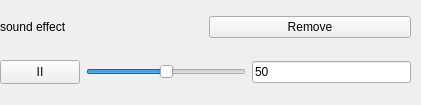
<?xml version="1.0" encoding="UTF-8"?>
<ui version="4.0">
 <class>SoundEffectForm</class>
 <widget class="QWidget" name="SoundEffectForm">
  <property name="geometry">
   <rect>
    <x>0</x>
    <y>0</y>
    <width>421</width>
    <height>105</height>
   </rect>
  </property>
  <property name="sizePolicy">
   <sizepolicy hsizetype="Preferred" vsizetype="Fixed">
    <horstretch>0</horstretch>
    <verstretch>0</verstretch>
   </sizepolicy>
  </property>
  <property name="windowTitle">
   <string>Form</string>
  </property>
  <widget class="QWidget" name="layoutWidget">
   <property name="geometry">
    <rect>
     <x>0</x>
     <y>0</y>
     <width>411</width>
     <height>101</height>
    </rect>
   </property>
   <layout class="QVBoxLayout" name="verticalLayout_2">
    <item>
     <layout class="QHBoxLayout" name="horizontalLayout_2">
      <item>
       <widget class="QLabel" name="labelSoundEffectName">
        <property name="text">
         <string>sound effect</string>
        </property>
       </widget>
      </item>
      <item>
       <widget class="QPushButton" name="buttonRemove">
        <property name="text">
         <string>Remove</string>
        </property>
       </widget>
      </item>
     </layout>
    </item>
    <item>
     <layout class="QHBoxLayout" name="horizontalLayout">
      <item>
       <widget class="QPushButton" name="buttonPlayPause">
        <property name="minimumSize">
         <size>
          <width>80</width>
          <height>24</height>
         </size>
        </property>
        <property name="text">
         <string>II</string>
        </property>
       </widget>
      </item>
      <item>
       <widget class="QSlider" name="sliderVolume">
        <property name="value">
         <number>50</number>
        </property>
        <property name="orientation">
         <enum>Qt::Horizontal</enum>
        </property>
       </widget>
      </item>
      <item>
       <widget class="QLineEdit" name="inputVolume">
        <property name="text">
         <string>50</string>
        </property>
       </widget>
      </item>
     </layout>
    </item>
   </layout>
  </widget>
 </widget>
 <resources/>
 <connections/>
</ui>
